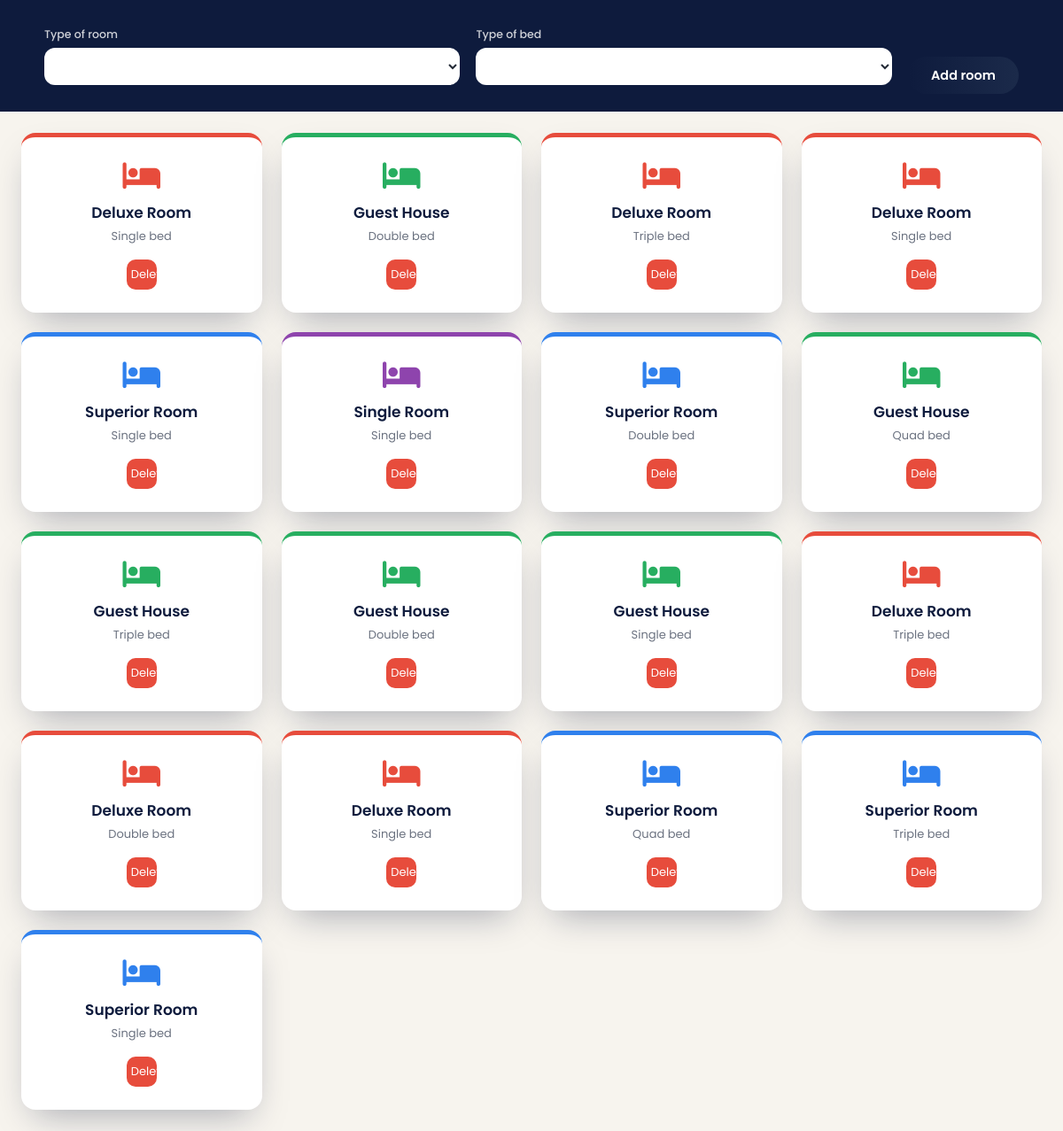
Page /admin/room.php (signed in) on the committed database.
### tables this page shows
CREATE TABLE `room` (
  `id` int(30) NOT NULL,
  `type` varchar(50) NOT NULL,
  `bedding` varchar(50) NOT NULL
);

### config.php (called while the page is built, shortened)
<?php
function db(): mysqli
{
    static $conn = null;
    if ($conn === null) {
        try {
            $conn = new mysqli(DB_HOST, DB_USER, DB_PASS, DB_NAME);
            $conn->set_charset('utf8mb4');
        } catch (mysqli_sql_exception $e) {
            http_response_code(500);
            exit('Database connection failed. Please check config.php settings.');
        }
    }
    return $conn;
}

### includes/helpers.php (called while the page is built, shortened)
<?php
require_once __DIR__ . '/../config.php';
function e($value): string
{
    return htmlspecialchars((string) $value, ENT_QUOTES, 'UTF-8');
}
function run_query(string $sql, string $types = '', array $params = []): mysqli_stmt
{
    $stmt = db()->prepare($sql);
    if (!$stmt->execute()) {
        throw new RuntimeException('Query execution failed. ' . $stmt->error);
    }
    return $stmt;
}
function fetch_all(string $sql, string $types = '', array $params = []): array
{
    $stmt = run_query($sql, $types, $params);
    $rows = $stmt->get_result()->fetch_all(MYSQLI_ASSOC);
    return $rows !== false ? $rows : [];
}

### admin/room.php (the view, shortened to what this page needs)
<?php
require_once __DIR__ . '/../includes/helpers.php';
$rooms = fetch_all('SELECT * FROM room ORDER BY id DESC');
?>
<!DOCTYPE html>
<html lang="en">
<head>
    <link rel="stylesheet" href="./css/style.css">
    <link rel="stylesheet" href="https://cdnjs.cloudflare.com/ajax/libs/font-awesome/6.2.0/css/all.min.css"
 />
</head>
<body class="admin-page">
    <div class="addroomsection">
        <form action="" method="POST">
            <div class="field">
                <label for="troom">Type of room</label>
                <select name="troom" id="troom" class="form-control">
                    <option value="" selected disabled></option>
                    <option value="Superior Room">Superior Room</option>
                </select>
            </div>
            <div class="field">
                <label for="bed">Type of bed</label>
                <select name="bed" id="bed" class="form-control">
                    <option value="" selected disabled></option>
                    <option value="Single">Single</option>
                </select>
            </div>
            <button type="submit" class="btn-submit" name="addroom">Add room</button>
        </form>
    </div>
    <div class="room-grid">
        <?php
        $tones = [
            'Superior Room' => 'tone-superior',
            'Deluxe Room'   => 'tone-deluxe',
            'Guest House'   => 'tone-guest',
            'Single Room'   => 'tone-single',
        ];
        foreach ($rooms as $row):
            $tone = $tones[$row['type']] ?? 'tone-superior';
        ?>
            <div class="room-card <?php echo $tone; ?>">
                <i class="fa-solid fa-bed icon-big"></i>
                <h3><?php echo e($row['type']); ?></h3>
                <p><?php echo e($row['bedding']); ?> bed</p>
                <form action="./roomdelete.php" method="POST">
                    <button class="btn-mini btn-mini-danger" onclick="return confirm('Delete this room?')">
                        <i class="fa-solid fa-trash"></i> Delete
                    </button>
                </form>
            </div>
        <?php endforeach; ?>
    </div>
</body>
</html>

### admin/css/style.css (style rules this page uses)
:root { --navy: #0e1b3d; --navy-2: #1b2a4a; --gold: #c9a227; --gold-light: #e6c25a; --cream: #f7f4ee; --ink: #232a36; --muted: #6b7280; --white: #ffffff; --border: #ebd1c9; --shadow: 0 18px 40px -14px rgba(14, 27, 61, 0.35); }
* { margin: 0; padding: 0; box-sizing: border-box; font-family: 'Poppins', sans-serif; }
body { background: var(--cream); color: var(--ink); }
body.admin-page { min-height: 100vh; }
.btn-mini { display: inline-flex; align-items: center; justify-content: center; gap: 6px; width: 34px; height: 34px; border-radius: 10px; border: none; cursor: pointer; text-decoration: none; font-size: 13px; transition: transform 0.15s ease, opacity 0.15s ease; }
.btn-mini-danger { background: #e74c3c; color: #fff; }
.addroomsection { background: var(--navy); padding: 20px 24px; position: sticky; top: 0; z-index: 600; }
.addroomsection form { display: flex; flex-wrap: wrap; align-items: flex-end; gap: 18px; max-width: 1100px; margin: 0 auto; }
.addroomsection .field { flex: 1 1 240px; }
.addroomsection .field label { display: block; color: rgba(255, 255, 255, 0.8); font-size: 12.5px; margin-bottom: 6px; font-weight: 500; }
.addroomsection .form-control { width: 100%; height: 42px; border: none; border-radius: 12px; padding: 0 14px; background: #fff; color: var(--ink); font-size: 14px; }
.addroomsection .btn-submit { height: 42px; padding: 0 26px; }
.room-grid { display: grid; grid-template-columns: repeat(auto-fill, minmax(230px, 1fr)); gap: 22px; padding: 24px; max-width: 1240px; margin: 0 auto; }
.room-card { background: var(--white); border-radius: 16px; padding: 26px 20px; text-align: center; box-shadow: var(--shadow); border-top: 5px solid transparent; transition: transform 0.2s ease; }
.icon-big { font-size: 34px; color: var(--navy); margin-bottom: 12px; }
.room-card h3 { font-size: 17px; color: var(--navy); font-weight: 600; margin-bottom: 4px; }
.room-card p { color: var(--muted); font-size: 13px; margin-bottom: 16px; }
.tone-superior { border-top-color: #2f80ed; }
.tone-superior .icon-big { color: #2f80ed; }
.tone-deluxe { border-top-color: #e74c3c; }
.tone-deluxe .icon-big { color: #e74c3c; }
.tone-guest { border-top-color: #27ae60; }
.tone-guest .icon-big { color: #27ae60; }
.tone-single { border-top-color: #8e44ad; }
.tone-single .icon-big { color: #8e44ad; }
.field { margin: 10px 0; }
.field label { display: block; font-size: 12.5px; color: var(--ink); font-weight: 500; margin-bottom: 4px; }
.field input, .field select { width: 100%; border: 1px solid #e6e2d9; background: var(--cream); padding: 11px 14px; border-radius: 12px; font-size: 14px; color: var(--ink); }
.btn-submit { background: linear-gradient(90deg, var(--navy), var(--navy-2)); color: #fff; font-weight: 600; padding: 13px 46px; border-radius: 40px; border: none; font-size: 14.5px; cursor: pointer; transition: all 0.25s ease; }

### rows in the picture
room: type "Deluxe Room", bedding "Single"
room: type "Guest House", bedding "Double"
room: type "Deluxe Room", bedding "Triple"
room: type "Deluxe Room", bedding "Single"
room: type "Superior Room", bedding "Single"
room: type "Single Room", bedding "Single"
room: type "Superior Room", bedding "Double"
room: type "Guest House", bedding "Quad"
room: type "Guest House", bedding "Triple"
room: type "Guest House", bedding "Double"
room: type "Guest House", bedding "Single"
room: type "Deluxe Room", bedding "Triple"
room: type "Deluxe Room", bedding "Double"
room: type "Deluxe Room", bedding "Single"
room: type "Superior Room", bedding "Quad"
room: type "Superior Room", bedding "Triple"
room: type "Superior Room", bedding "Single"
